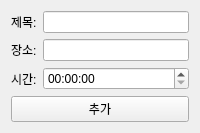
<?xml version="1.0" encoding="UTF-8"?>
<ui version="4.0">
 <class>ScheduleDialog</class>
 <widget class="QWidget" name="ScheduleDialog">
  <property name="windowTitle">
   <string>일정 추가</string>
  </property>
  <layout class="QVBoxLayout" name="verticalLayout">
   <item>
    <layout class="QFormLayout" name="formLayout">
     <item row="0" column="0">
      <widget class="QLabel" name="labelTitle">
       <property name="text">
        <string>제목:</string>
       </property>
      </widget>
     </item>
     <item row="0" column="1">
      <widget class="QLineEdit" name="lineEditTitle"/>
     </item>
     <item row="1" column="0">
      <widget class="QLabel" name="labelLocation">
       <property name="text">
        <string>장소:</string>
       </property>
      </widget>
     </item>
     <item row="1" column="1">
      <widget class="QLineEdit" name="lineEditLocation"/>
     </item>
     <item row="2" column="0">
      <widget class="QLabel" name="labelTime">
       <property name="text">
        <string>시간:</string>
       </property>
      </widget>
     </item>
     <item row="2" column="1">
      <widget class="QTimeEdit" name="timeEdit"/>
     </item>
    </layout>
   </item>
   <item>
    <widget class="QPushButton" name="input_button">
     <property name="text">
      <string>추가</string>
     </property>
    </widget>
   </item>
  </layout>
 </widget>
 <resources/>
 <connections/>
</ui>
